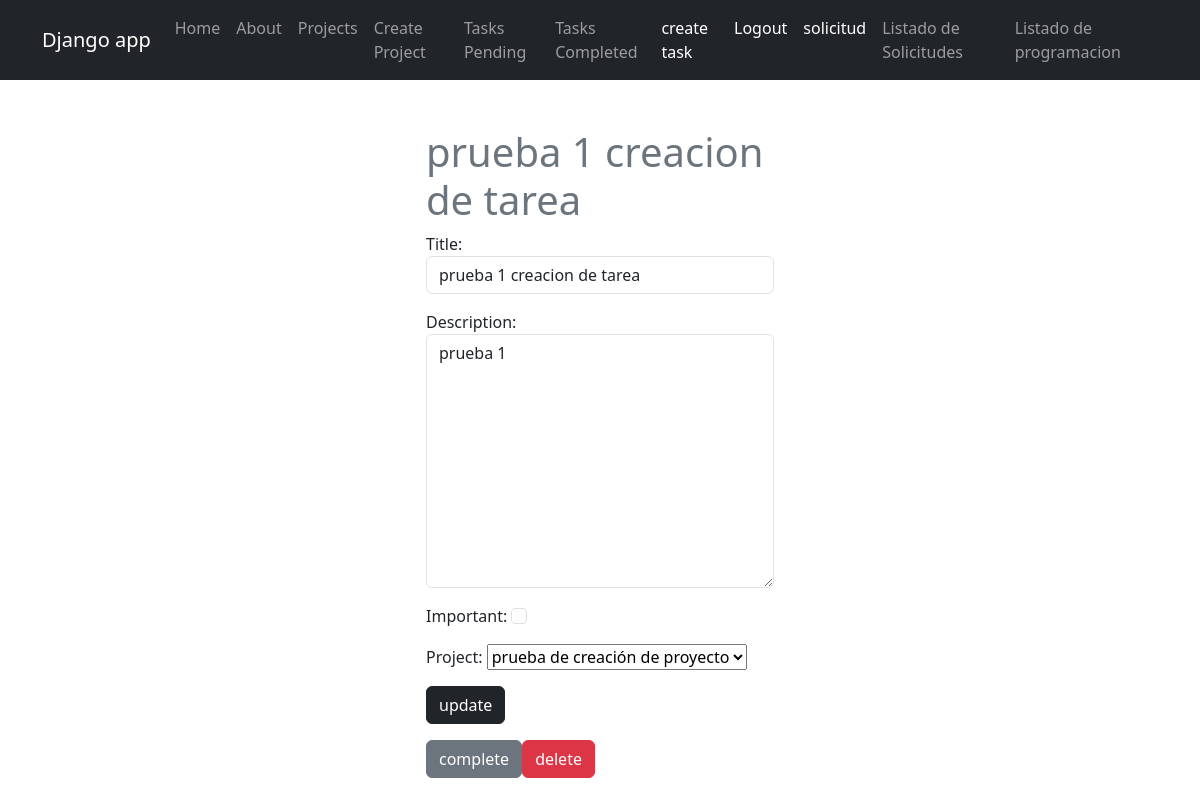
The page /tasks/1/ (signed in) on the database its author committed.
### myapp/models.py (models this page shows, shortened)
class Task(models.Model):
    title = models.CharField(max_length=100)
    description = models.TextField(blank=True)
    created = models.DateTimeField(auto_now_add=True)
    datecompleted = models.DateTimeField(null=True, blank=True)
    important = models.BooleanField(default=False)
    project = models.ForeignKey(Project, on_delete=models.CASCADE)
    user = models.ForeignKey(User, on_delete=models.CASCADE)

### myapp/views.py (the view, shortened to what this page needs)
# urls.py: path('tasks/<int:task_id>/', views.task_detail, name='task_detail'),
@login_required
def task_detail(request, task_id):
    if request.method == 'GET':
        task = get_object_or_404(Task, id=task_id, user=request.user)
        form = TaskForm(instance=task)
        return render(request, 'tasks/task_detail.html', {
            'task': task,
            'form': form
        })

### myapp/forms.py
class TaskForm (forms.ModelForm):
    class Meta:
        model = Task
        fields = ['title', 'description', 'important', 'project']
        widgets = {
            'title': forms.TextInput(attrs={'class': 'form-control', 'placeholder': 'Título'}),
            'description': forms.Textarea(attrs={'class': 'form-control','placeholder': 'descripción' }),
            'important': forms.CheckboxInput(attrs={'class': 'form-check-input'}),
        }

### myapp/models.py (called while the page is built)
    def __str__(self):
        return str(self.name)

### myapp/templates/tasks/task_detail.html (shortened to what this page needs)
<!doctype html>
<html lang="en">
<head>
</head>
{%extends 'layouts/base.html' %}
{%block content%}
<body>
<main class="container">
    <div class="row">
        <div class="col-md-4 offset-md-4 mt-5">
            <h1 class="text-secondary">{{task.title}}</h1>
            <form action="" method="post">
                {{form.as_p}}
                <button class="btn btn-dark">
                    update
                </button>
            </form>
            <div class="mt-3 d-flex">
                <form action="{% url 'tasks_complete' task.id %}" method="post">
                    <button class="btn btn-secondary">
                        complete
                    </button>
                </form>
                <form action="{% url 'delete_task' task.id %}" method="post">
                    <button class="btn btn-danger">
                        delete
                    </button>
                </form>
            </div>
        </div>
    </div>
</main>
</body>
{%endblock%}

### rows shown on the page
Task: title "prueba 1 creacion de tarea", description "prueba 1", project "prueba de creación de proyecto"
